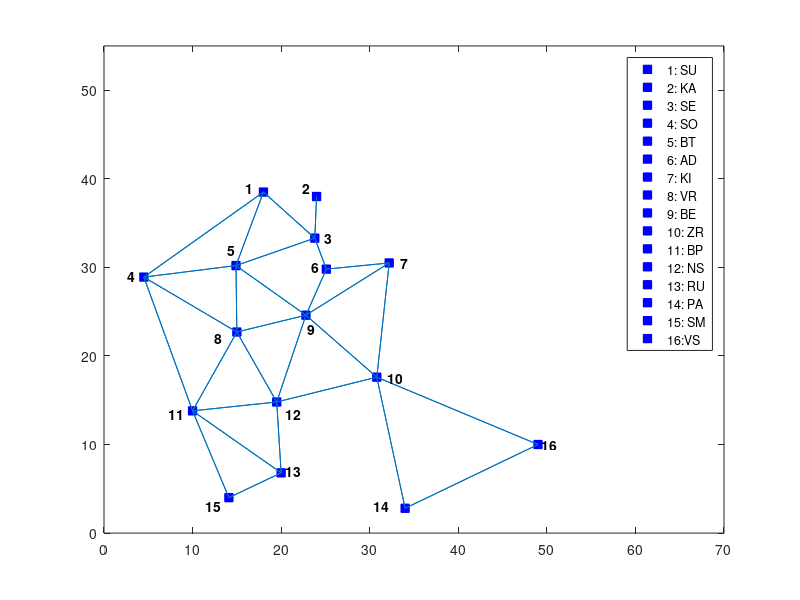

Write MATLAB code to recreate this figure.
% This program finds a path between two cities on map of Vojvodina.
% The user can choose between greedy search and A* search.
% The user specifies the start city and the destination city.
% The limitations of greedy search can be seen if we choose the start city
% 4 (Sombor) and destination city 14 (Pancevo). In that case the path will
% be 11 13 12 10. The shortest path would be through 8, 9 and 10.
% If we change the coordinate of city 13 from (6.8 19) to (6.8 20) the path
% will never be found. The algorithm will always go between cities 13 and
% 12. A* search avoids these problems by considering the cost so far.

% Each city has an identifier.

%     1 Subotica
%     2 Kanjiza
%     3 Senta
%     4 Sombor
%     5 Backa Topola
%     6 Ada
%     7 Kikinda
%     8 Vrbas
%     9 Becej
%     10 Zrenjanin
%     11 Backa Palanka
%     12 Novi Sad
%     13 Ruma
%     14 Pancevo
%     15 Sremska Mitrovica
%     16 Vrsac
clear; clc; clf

% dist_matr=[0 32 45 65 36 55 78 66 68 110 109 107 137 176 141; ...
%     32 0 16 89 47 33 46 70 55 90 116 104 133 156 140; ...
%     45 16 0 88 42 16 35 58 37 74 105 87 118 142 126; ...
%     65 89 88 0 47 90 119 54 84 123 69 91 114 178 109; ...
%     36 47 42 47 0 43 72 30 44 86 73 73 103 147 105; ...
%     55 33 16 90 43 0 30 51 24 57 96 75 102 125 113; ...
%     78 46 35 119 72 30 0 79 46 57 120 94 118 121 131; ...
%     66 70 58 54 30 51 79 0 35 71 47 45 71 125 75; ...
%     68 55 37 84 44 24 46 35 0 43 74 51 80 108 89; ...
%     110 90 74 123 86 57 57 71 43 0 91 55 69 68 86; ...
%     109 116 105 69 73 96 120 47 74 91 0 40 49 121 42; ...
%     107 104 87 91 73 75 94 45 51 55 40 0 29 87 40; ...
%     137 133 118 114 103 102 118 71 80 69 49 29 0 75 19; ...
%     176 156 142 178 147 125 121 125 108 68 121 87 75 0 93; ...
%     141 140 126 109 105 113 131 75 89 86 42 40 19 93 0];

if_path_matr=[0 0 1 1 1 0 0 0 0 0 0 0 0 0 0 0; 0 0 1 0 0 0 0 0 0 0 0 0 0 0 0 0; ...
    1 1 0 0 1 1 0 0 0 0 0 0 0 0 0 0; 1 0 0 0 1 0 0 1 0 0 1 0 0 0 0 0; ...
    1 0 1 1 0 0 0 1 1 0 0 0 0 0 0 0; 0 0 1 0 0 0 1 0 1 0 0 0 0 0 0 0; ...
    0 0 0 0 0 1 0 0 1 1 0 0 0 0 0 0; 0 0 0 1 1 0 0 0 1 0 1 1 0 0 0 0; ...
    0 0 0 0 1 1 1 1 0 1 0 1 0 0 0 0; 0 0 0 0 0 0 1 0 1 0 0 1 0 1 0 1; ...
    0 0 0 1 0 0 0 1 0 0 0 1 1 0 1 0; 0 0 0 0 0 0 0 1 1 1 1 0 1 0 0 0; ...
    0 0 0 0 0 0 0 0 0 0 1 1 0 0 1 0; 0 0 0 0 0 0 0 0 0 1 0 0 0 0 0 1; ...
    0 0 0 0 0 0 0 0 0 0 1 0 1 0 0 0; 0 0 0 0 0 0 0 0 0 1 0 0 0 1 0 0];

cities={'Subotica' 'Kanjiza' 'Senta' 'Sombor' 'Backa Topola' 'Ada' 'Kikinda' ...
    'Vrbas' 'Becej' 'Zrenjanin' 'Backa Palanka' 'Novi Sad' 'Ruma' ...
    'Pancevo' 'Sremska Mitrovica' 'Vrsac'};
% x=1:0.1:40; y=1:0.1:40;
% x1=1.5; y1=18; x2=2; y2=24; x3=6.7; y3=23.8; x4=11.1; y4=4.5; x5=9.8; y5=14.9;
% x6=10.2; y6=25.1; x7=9.5; y7=32.2; x8=17.3; y8=15; x9=15.4; y9=22.8; x10=22.4; y10=30.8;
% x11=26.2 ; y11=10 ; x12=25.2 ; y12=19.5 ; x13=33.2 ; y13=19 ; x14=37.2 ; y14=34. ; x15=36 ; y15=14.1;
% 
% plot(x1,y1,x2,y2,x3,y3,x4,y4,x5,y5,'bs')
city_coord=[38.5 18; 38 24; 33.3 23.8; 28.9 4.5; 30.2 14.9; 29.8 25.1; 30.5 32.2; 22.7 15; 24.6 22.8; ...
    17.6 30.8; 13.8 10; 14.8 19.5; 6.8 20; 2.8 34; 4 14.1; 10 49];

s=size(city_coord,1);

distances=zeros(s);
for i=1:s
    for j=1:s
        distances(i,j)=sqrt((city_coord(i,1)-city_coord(j,1))^2+(city_coord(i,2)-city_coord(j,2))^2);
    end
end
dist_matr=4.5*distances;
for i=1:s
%     [temp1 temp2]=city_coord(i,:);
    temp1=city_coord(i,1);
    temp2=city_coord(i,2);
    plot(temp2,temp1,'bs','MarkerFaceColor','b')
    axis equal
    hold on
    axis([0 70 0 55])
%     axis equal
end


for i=1:s
    koord_y1=city_coord(i,1);
    koord_x1=city_coord(i,2);
    temp1=find(if_path_matr(i,:));
%     temp2=find(temp1);
    for j=1:numel(temp1)
        temp3=temp1(j);
        koord_y2=city_coord(temp3,1);
        koord_x2=city_coord(temp3,2);
        koord_1=[koord_x1 koord_x2];
        koord_2=[koord_y1 koord_y2];
        line(koord_1,koord_2)
    end
end
text(15.5,39,'\bf 1'); text(22,39,'\bf 2'); text(24.5,33.3,'\bf 3');
text(2.2,29,'\bf 4'); text(13.5,32,'\bf 5'); text(23,30,'\bf 6');
text(33,30.5,'\bf 7'); text(12,22,'\bf 8'); text(22.5,23,'\bf 9');
text(31.5,17.5,'\bf 10'); text(6.8,13.5,'\bf 11'); text(20,13.5,'\bf 12');
text(20,7,'\bf 13'); text(30,3,'\bf 14'); text(11,3,'\bf 15'); text(49,10,'\bf 16');

legend('1: SU','2: KA','3: SE','4: SO','5: BT','6: AD','7: KI','8: VR',...
    '9: BE','10: ZR','11: BP','12: NS','13: RU','14: PA','15: SM','16:VS')
from_town=input('Start town (1-16): ');
to_town=input('End town (1-16): ');

if from_town == to_town
    disp(' ')
    disp('Start city = Destination city, no need to travel.')
    disp(' ')
    return
end

disp(' ')
disp('Choose search algorithm:')
disp('1 - Greedy search')
disp('2 - A* search')
algorithm=input('Your choice (1 or 2): ');

if algorithm == 1
    % ==================== GREEDY SEARCH ====================
    current_distance = dist_matr(from_town,to_town);
    current_city = from_town;
    travel_path=[current_city];
    travel_path_cities=[cities(current_city)];
    step_counter=0;
    while (current_distance ~= 0 && step_counter~=20)
        step_counter=step_counter+1;
        x=find(if_path_matr(current_city,:));
        y=[];
        for i=1:numel(x)
            p=dist_matr(x(i),to_town);
            y=[y p];
        end
        [a b]=min(y);
        current_city=x(b);
        current_distance=dist_matr(current_city,to_town);
        travel_path=[travel_path,current_city];
        travel_path_cities=[travel_path_cities, cities(current_city)];
    end

    % Calculate total distance along the path
    current_city = from_town;
    total_distance = 0;
    for i=1:numel(travel_path)
        q = dist_matr(current_city,travel_path(i));
        total_distance = total_distance + q;
        current_city = travel_path(i);
    end

    disp(' ')
    disp('=== Greedy Search Result ===')
    travel_path
    travel_path_cities
    total_distance
    if step_counter==20
        disp(' ')
        disp('I am too greedy to find a solution.')
        disp(' ')
    end

else
    % ==================== A* SEARCH ====================
    fringe = from_town;
    dist_so_far = 0;
    travel_path = [];

    heur = dist_matr(from_town, to_town);

    while 1
        [u v] = min(heur);
        temp1 = fringe(v);
        temp2 = dist_so_far(v);

        travel_path = [travel_path temp1];

        if temp1 == to_town
            total_distance = dist_so_far(v);
            break;
        end

        heur(v) = [];
        fringe(v) = [];
        dist_so_far(v) = [];

        [a b] = find(if_path_matr(temp1,:));
        fringe = [b fringe];

        dist_so_far = [zeros(1,length(b)) dist_so_far];
        heur = [zeros(1,length(b)) heur];
        for i=1:length(b)
            dist_so_far(i) = temp2 + dist_matr(temp1, b(i));
            heur(i) = dist_so_far(i) + dist_matr(fringe(i), to_town);
        end
    end

    % Build city names for the path
    travel_path_cities = cities(travel_path);

    disp(' ')
    disp('=== A* Search Result ===')
    travel_path
    travel_path_cities
    total_distance
end
